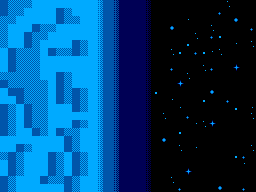
#> input picture data/space.png, 256 x 192 px
$ python -i simplify_img.py   (imports and definitions only)
#> lines starting #> are read from the running program, lines starting #| are printed output that depends on the picture
#> further down, picture is the input picture: PIL image 256x192 RGBA; mean R, G, B, A 0, 62.5, 112.4, 255
import argparse
import glob
import os
import numpy as np
from tqdm import tqdm
from PIL import Image

from scipy import ndimage

def compute_tile_scores(tiles):
    l = len(tiles)
    # init empty array
    scores = np.zeros(l, dtype=np.float32)
    # compute scores
    for i in tqdm(range(l), desc="compute scores"):
        s = np.sum(np.abs(tiles[i] - tiles[:, np.newaxis]))
        e = sobel_score(tiles[i])
        s = (len(tiles)*256) / s if s > 0 else 0
        e = (256*64) / e if e > 0 else 0
        scores[i] = s + e
    return scores


def sobel_score(tile):
    sobel_h = ndimage.sobel(tile, 0)
    sobel_v = ndimage.sobel(tile, 1)
    magnitude = np.sqrt(sobel_h**2 + sobel_v**2)
    if np.max(magnitude) == 0:
        magnitude = 0
    else:
        magnitude *= 256 / np.max(magnitude)
        magnitude = int(np.sum(magnitude))
    return magnitude


def replace_tiles(image: Image.Image, MAX_TILE=256):

    # convert image to palette orderer by 'luminosity'
#> called with MAX_TILE = 256
    image.apply_transparency()
    nb_color = len(image.getcolors())
#> nb_color = 4
    image = image.convert("P")

    res_img = image.copy()
    tiles = {}

    # cut images into tiles
    TILE_SIZE = 8
    img = np.array(image)
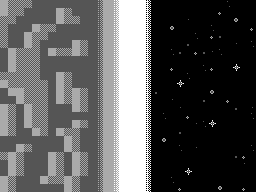
#> img: shape (192, 256); min 0, max 3, mean 1.03; drawn with min black and max white
    #
    w, h = img.shape[0], img.shape[1]
#> w = 192; h = 256
    idx_img = []
    #
    img_tiles = [img[x:x+TILE_SIZE, y:y+TILE_SIZE] for x in range(0, w, TILE_SIZE) for y in range(0, h, TILE_SIZE)]
#> img_tiles = 768 items
    #
    for t in img_tiles:
        h = hash(bytes(t))
        tiles[h] = t
        idx_img.append(h)
#> this loop made 768 passes
#> h on passes 1 to 3: 7443120328015573465, -1381128935628117542, -1381128935628117542
#> after the loop, idx_img = 768 items, first 6: 7443120328015573465, -1381128935628117542, -1381128935628117542, -1381128935628117542, -2887904510385855777, -2887904510385855777; tiles = 14 items
    #
    map = np.array(idx_img)
#> map = 768 values, max 8347227234879117072 at index 12, min -7472331858762354118 at index 15, mean 1.21e+18
    print("number of tile:", len(tiles))
#| number of tile: 14

    # replace maps tiles hash by index
    for i, k in tqdm(enumerate(tiles.keys()), desc="map to index", total=len(tiles)):
        map[map == k] = i
#> this loop made 14 passes
#> k on passes 1 to 12: 7443120328015573465, -1381128935628117542, -2887904510385855777, 8347227234879117072, -4843894356091829584, -7472331858762354118, -5665817082372700649, 5180830331539638057, 3349491562525062673, -2314730361359490334, 5894084298958200499, 6408845239796607828
#> after the loop, map = 768 values, max 13 at index 285, min 0 at index 0, mean 4.42
    # tiles to numpy array
    tiles = np.array([x for x in tiles.values()], dtype=int)

    # find difference between tiles
    dif = compute_tile_scores(tiles)
#> in compute_tile_scores, `l = len(tiles)`: l = 14
#> the loop in compute_tile_scores, `for i in tqdm(range(l), desc="compute scores"):` made 14 passes
#> (s, e) on passes 2, 4, 5, 7, 9, 10, 11, 12, 13, 14: (3.62, 16), (3.69, 2.72), (2.59, 2.72), (2.52, 2.72), (3.94, 4.69), (4, 4.98), (3.95, 9.37), (4.1, 2.94), (4.04, 5.67), (3.77, 3.05)
#> (s, e) on passes 1, 3, 6, 8: (3.11, 0), (4.08, 0), (2.02, 0), (3.93, 0)
#> after the loop in compute_tile_scores, `for i in tqdm(range(l), desc="compute scores"):`: scores = [3.11, 19.62, 4.08, 6.41, 5.31, 2.02, 5.24, 3.93, 8.63, 8.97, 13.32, 7.04, 9.71, 6.82]
#> dif has the same summary as scores in compute_tile_scores

    #
    min_dif = sorted(dif)[min(len(dif), MAX_TILE)-1]
#> min_dif = 19.62
    #
    argsorted = np.argsort(dif)
#> argsorted = [5, 0, 7, 2, 6, 4, 3, 13, 11, 8, 9, 12, 10, 1]
    #
    tile_dif_pairs = [(dif[i], tiles[i]) for i in range(len(tiles))]
#> tile_dif_pairs = 14 items
    sorted_tiles = sorted(tile_dif_pairs, key=lambda x:x[0])
#> sorted_tiles = 14 items
    sorted_tiles = [x[1] for x in sorted_tiles]

    # replace tiles
    map = np.multiply(map, -1)
#> map = 768 values, max 0 at index 0, min -13 at index 285, mean -4.42
    for i in tqdm(range(len(tiles)), desc="replace tiles"):
        #
        d = np.abs(tiles[i] - tiles[:, np.newaxis])
        d = np.sum(np.sum(d, axis=-1), axis=-1)
        #
        m = np.max(d)+1
        for j in range(len(dif)):
            if dif[j] > min_dif:
                d[j] = m
        #
        if dif[i] > min_dif:
            d[d == 0] = np.max(d) + 1
        #
        idx = np.argmin(d)
        true_idx = np.argwhere(argsorted==idx)[0][0]
        #
        map[(map*-1) == i] = true_idx
#> this loop made 14 passes
#> (m, true_idx) on passes 2, 3, 4, 8, 9, 10, 11, 12, 13, 14: (113, 13), (129, 3), (129, 6), (193, 2), (191, 9), (184, 10), (192, 12), (173, 8), (189, 11), (156, 7)
#> (m, true_idx) on passes 1, 5, 6, 7: (129, 1), (153, 5), (193, 0), (129, 4)
#> after the loop, map = 768 values, max 13 at index 1, min 0 at index 15, mean 3.97

    # convert tiles to CHR
    tiles = []
    for idx in range(0, min(len(sorted_tiles), MAX_TILE)):
        tiles.append(sorted_tiles[idx])
#> this loop made 14 passes

    for i, m in enumerate(map):
        t = Image.fromarray(tiles[m])
        x = (i * TILE_SIZE) % res_img.width
        y = ((i * TILE_SIZE) // res_img.width) * TILE_SIZE
        res_img.paste(t, (x,y))
#> this loop made 1 pass
#> m on pass 1: 1

    return res_img


# [10 lines not run here, left out]

>>> from PIL import Image
>>> picture = Image.open('../data/space.png')
#> (the run stopped early here; a loop or call above may not have finished)
